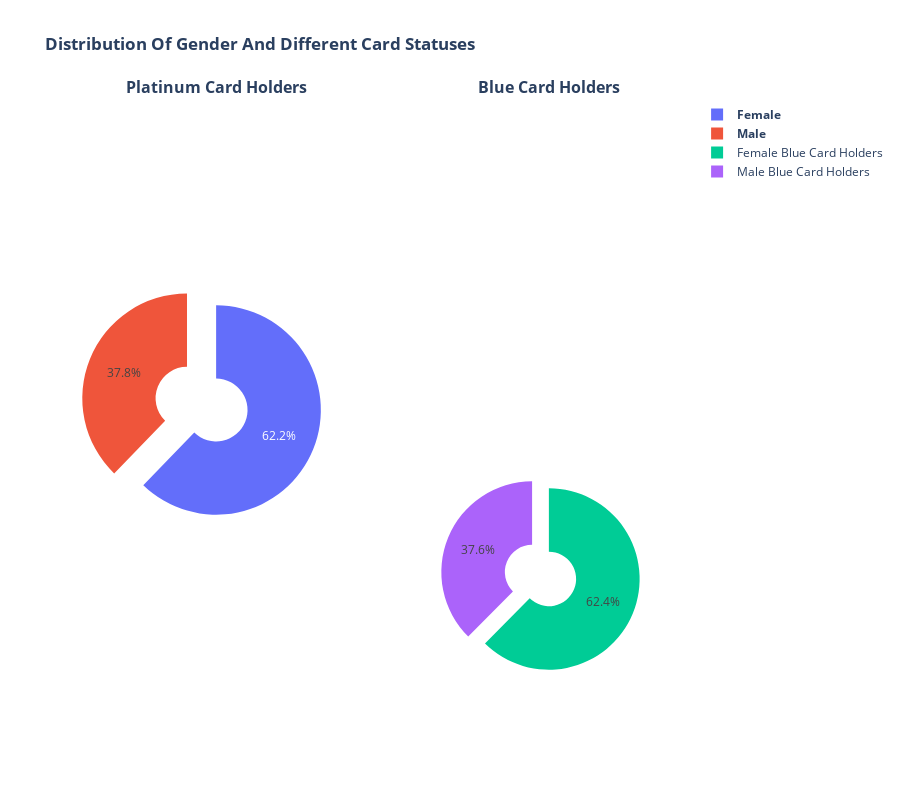

The cell this chart's notebook holds for it:
### Code cell
import plotly.graph_objects as go
from plotly.subplots import make_subplots

# Grafik düzenini oluşturma (2 satır, 2 sütun)
fig = make_subplots(
    rows=2, cols=2,
    subplot_titles=("<b>Platinum Card Holders</b>", "<b>Blue Card Holders</b>"),
    vertical_spacing=0.09,
    specs=[[{"type": "pie", "rowspan": 2}, {"type": "pie"}],
           [None, {"type": "pie"}]]
)

# Genel cinsiyet dağılımı için pasta grafiği
fig.add_trace(
    go.Pie(
        values=df["Gender"].value_counts().values,
        labels=["<b>Female</b>", "<b>Male</b>"],
        hole=0.3, pull=[0, 0.3]
    ),
    row=1, col=1
)

# Platinum kart sahipleri için pasta grafiği
fig.add_trace(
    go.Pie(
        labels=["Female Platinum Card Holders", "Male Platinum Card Holders"],
        values=df[df["Card_Category"] == "Platinum"]["Gender"].value_counts().values,
        pull=[0.0, 0.05, 0.5],
        hole=0.3
    ),
    row=1, col=2
)

# Blue kart sahipleri için pasta grafiği
fig.add_trace(
    go.Pie(
        labels=["Female Blue Card Holders", "Male Blue Card Holders"],
        values=df[df["Card_Category"] == "Blue"]["Gender"].value_counts().values,
        pull=[0.0, 0.2, 0.5],
        hole=0.3
    ),
    row=2, col=2
)

# Grafik ayarlarını güncelleme
fig.update_layout(
    height=800,
    showlegend=True,
    title_text="<b>Distribution Of Gender And Different Card Statuses</b>"
)

# Grafiği gösterme
fig.show()

### Figure 1 — Plotly figure (JSON) as saved in the notebook; plotly's stock layout.template omitted (floating-point values rounded to 4 significant figures)
{"data": [{"domain": {"x": [0, 0.45], "y": [0, 1]}, "hole": 0.3, "labels": ["<b>Female</b>", "<b>Male</b>"], "pull": [0, 0.3], "type": "pie", "values": [333, 202]}, {"domain": {"x": [0.55, 1], "y": [0.545, 1]}, "hole": 0.3, "labels": ["Female Platinum Card Holders", "Male Platinum Card Holders"], "pull": [0, 0.05, 0.5], "type": "pie", "values": []}, {"domain": {"x": [0.55, 1], "y": [0, 0.455]}, "hole": 0.3, "labels": ["Female Blue Card Holders", "Male Blue Card Holders"], "pull": [0, 0.2, 0.5], "type": "pie", "values": [314, 189]}], "layout": {"annotations": [{"font": {"size": 16}, "showarrow": false, "text": "<b>Platinum Card Holders</b>", "x": 0.225, "xanchor": "center", "xref": "paper", "y": 1, "yanchor": "bottom", "yref": "paper"}, {"font": {"size": 16}, "showarrow": false, "text": "<b>Blue Card Holders</b>", "x": 0.775, "xanchor": "center", "xref": "paper", "y": 1, "yanchor": "bottom", "yref": "paper"}], "height": 800, "showlegend": true, "title": {"text": "<b>Distribution Of Gender And Different Card Statuses</b>"}}}
